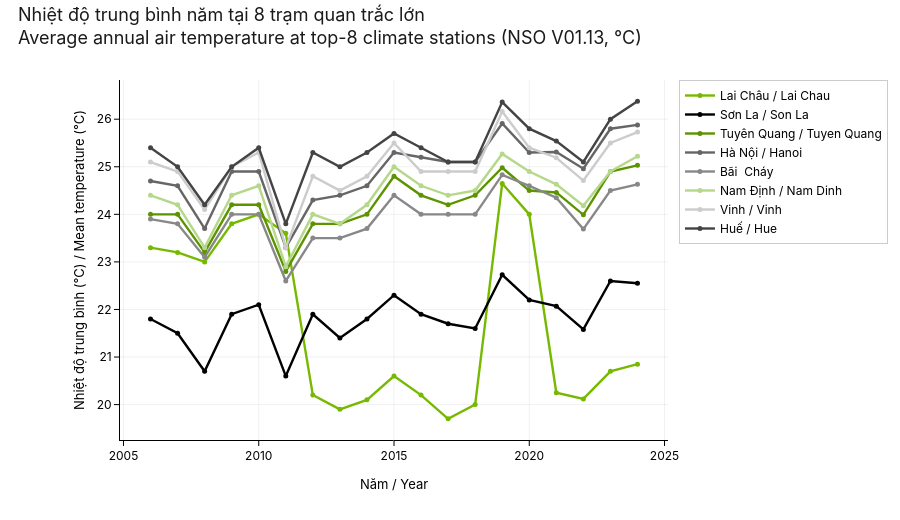

The code cell stored with this chart in its notebook:
### Code cell
'''Figure 06 — average annual temperature trend, top 8 stations (V01.13).'''
df = load_table('V01.13')
prov_col = 'Tỉnh, thành phố'
df = df.dropna(subset=['year', 'value'])
top_stations = df['Tỉnh, thành phố'].value_counts().head(8).index.tolist()
df = df[df[prov_col].isin(top_stations)]

fig06 = go.Figure()
palette = [NV_GREEN, NV_BLACK, NV_GREEN_DARK, NV_GREY,
            '#888888', NV_GREEN_SOFT, NV_LIGHT_GREY, '#444444']
for station, color in zip(top_stations, palette):
    sub = df[df[prov_col] == station].sort_values('year')
    fig06.add_trace(go.Scatter(
        x=sub['year'], y=sub['value'], mode='lines+markers',
        name=tr(station),
        line=dict(color=color, width=2.4), marker=dict(size=5),
    ))
fig06.update_layout(
    title=vi_en('Nhiệt độ trung bình năm tại 8 trạm quan trắc lớn',
                 'Average annual air temperature at top-8 climate stations') +
           ' (NSO V01.13, °C)',
    xaxis_title=vi_en('Năm', 'Year'),
    yaxis_title=vi_en('Nhiệt độ trung bình (°C)', 'Mean temperature (°C)'),
    height=520,
)
apply_nvidia_style(fig06)
save_figure(fig06, '06_temperature_trend', width=1200, height=520)
fig06.show()

### Figure 1 — Plotly figure (JSON) as saved in the notebook; plotly's stock layout.template omitted (floating-point values rounded to 4 significant figures)
{"data": [{"line": {"color": "#76B900", "width": 2.4}, "marker": {"size": 5}, "mode": "lines+markers", "name": "Lai Châu / Lai Chau", "type": "scatter", "x": [2006, 2007, 2008, 2009, 2010, 2011, 2012, 2013, 2014, 2015, 2016, 2017, 2018, 2019, 2020, 2021, 2022, 2023, 2024], "y": [23.3, 23.2, 23.0, 23.8, 24.0, 23.6, 20.2, 19.9, 20.1, 20.6, 20.2, 19.7, 20.0, 24.65, 24.0, 20.25, 20.12, 20.7, 20.85]}, {"line": {"color": "#000000", "width": 2.4}, "marker": {"size": 5}, "mode": "lines+markers", "name": "Sơn La / Son La", "type": "scatter", "x": [2006, 2007, 2008, 2009, 2010, 2011, 2012, 2013, 2014, 2015, 2016, 2017, 2018, 2019, 2020, 2021, 2022, 2023, 2024], "y": [21.8, 21.5, 20.7, 21.9, 22.1, 20.6, 21.9, 21.4, 21.8, 22.3, 21.9, 21.7, 21.6, 22.73, 22.2, 22.07, 21.58, 22.6, 22.55]}, {"line": {"color": "#5C9300", "width": 2.4}, "marker": {"size": 5}, "mode": "lines+markers", "name": "Tuyên Quang / Tuyen Quang", "type": "scatter", "x": [2006, 2007, 2008, 2009, 2010, 2011, 2012, 2013, 2014, 2015, 2016, 2017, 2018, 2019, 2020, 2021, 2022, 2023, 2024], "y": [24.0, 24.0, 23.2, 24.2, 24.2, 22.8, 23.8, 23.8, 24.0, 24.8, 24.4, 24.2, 24.4, 24.98, 24.5, 24.46, 23.99, 24.9, 25.03]}, {"line": {"color": "#666666", "width": 2.4}, "marker": {"size": 5}, "mode": "lines+markers", "name": "Hà Nội / Hanoi", "type": "scatter", "x": [2006, 2007, 2008, 2009, 2010, 2011, 2012, 2013, 2014, 2015, 2016, 2017, 2018, 2019, 2020, 2021, 2022, 2023, 2024], "y": [24.7, 24.6, 23.7, 24.9, 24.9, 23.3, 24.3, 24.4, 24.6, 25.3, 25.2, 25.1, 25.1, 25.91, 25.3, 25.31, 24.96, 25.8, 25.88]}, {"line": {"color": "#888888", "width": 2.4}, "marker": {"size": 5}, "mode": "lines+markers", "name": "Bãi  Cháy", "type": "scatter", "x": [2006, 2007, 2008, 2009, 2010, 2011, 2012, 2013, 2014, 2015, 2016, 2017, 2018, 2019, 2020, 2021, 2022, 2023, 2024], "y": [23.9, 23.8, 23.1, 24.0, 24.0, 22.6, 23.5, 23.5, 23.7, 24.4, 24.0, 24.0, 24.0, 24.83, 24.6, 24.35, 23.69, 24.5, 24.63]}, {"line": {"color": "#B5D88A", "width": 2.4}, "marker": {"size": 5}, "mode": "lines+markers", "name": "Nam Định / Nam Dinh", "type": "scatter", "x": [2006, 2007, 2008, 2009, 2010, 2011, 2012, 2013, 2014, 2015, 2016, 2017, 2018, 2019, 2020, 2021, 2022, 2023, 2024], "y": [24.4, 24.2, 23.3, 24.4, 24.6, 22.9, 24.0, 23.8, 24.2, 25.0, 24.6, 24.4, 24.5, 25.27, 24.9, 24.63, 24.18, 24.9, 25.22]}, {"line": {"color": "#CCCCCC", "width": 2.4}, "marker": {"size": 5}, "mode": "lines+markers", "name": "Vinh / Vinh", "type": "scatter", "x": [2006, 2007, 2008, 2009, 2010, 2011, 2012, 2013, 2014, 2015, 2016, 2017, 2018, 2019, 2020, 2021, 2022, 2023, 2024], "y": [25.1, 24.9, 24.1, 25.0, 25.3, 23.3, 24.8, 24.5, 24.8, 25.5, 24.9, 24.9, 24.9, 26.16, 25.4, 25.19, 24.71, 25.5, 25.73]}, {"line": {"color": "#444444", "width": 2.4}, "marker": {"size": 5}, "mode": "lines+markers", "name": "Huế / Hue", "type": "scatter", "x": [2006, 2007, 2008, 2009, 2010, 2011, 2012, 2013, 2014, 2015, 2016, 2017, 2018, 2019, 2020, 2021, 2022, 2023, 2024], "y": [25.4, 25.0, 24.2, 25.0, 25.4, 23.8, 25.3, 25.0, 25.3, 25.7, 25.4, 25.1, 25.1, 26.36, 25.8, 25.54, 25.1, 26.0, 26.38]}], "layout": {"colorway": ["#76B900", "#000000", "#888888", "#B5D88A", "#444444", "#CCCCCC"], "font": {"color": "#000000", "family": "NVIDIA Sans, NVIDIASans, NVIDIA, Inter, Helvetica Neue, Helvetica, Arial, sans-serif", "size": 13}, "height": 520, "hoverlabel": {"bgcolor": "#000000", "bordercolor": "#76B900", "font": {"color": "#FFFFFF", "family": "NVIDIA Sans, NVIDIASans, NVIDIA, Inter, Helvetica Neue, Helvetica, Arial, sans-serif", "size": 12}}, "legend": {"bgcolor": "rgba(255,255,255,0.92)", "bordercolor": "#CCCCCC", "borderwidth": 1, "font": {"color": "#000000", "family": "NVIDIA Sans, NVIDIASans, NVIDIA, Inter, Helvetica Neue, Helvetica, Arial, sans-serif", "size": 12}}, "margin": {"b": 80, "l": 120, "r": 80, "t": 80}, "paper_bgcolor": "#FFFFFF", "plot_bgcolor": "#FFFFFF", "title": {"font": {"color": "#1A1A1A", "family": "NVIDIA Sans, NVIDIASans, NVIDIA, Inter, Helvetica Neue, Helvetica, Arial, sans-serif", "size": 18}, "text": "Nhiệt độ trung bình năm tại 8 trạm quan trắc lớn<br>Average annual air temperature at top-8 climate stations (NSO V01.13, °C)", "x": 0.02, "xanchor": "left", "y": 0.96}, "xaxis": {"automargin": true, "gridcolor": "rgba(0,0,0,0.06)", "linecolor": "#000000", "linewidth": 1, "mirror": false, "showgrid": true, "showline": true, "tickcolor": "#000000", "tickfont": {"color": "#000000", "family": "NVIDIA Sans, NVIDIASans, NVIDIA, Inter, Helvetica Neue, Helvetica, Arial, sans-serif", "size": 12}, "ticks": "outside", "title": {"font": {"color": "#000000", "family": "NVIDIA Sans, NVIDIASans, NVIDIA, Inter, Helvetica Neue, Helvetica, Arial, sans-serif", "size": 13}, "text": "Năm / Year"}, "zeroline": true, "zerolinecolor": "#CCCCCC"}, "yaxis": {"automargin": true, "gridcolor": "rgba(0,0,0,0.06)", "linecolor": "#000000", "linewidth": 1, "mirror": false, "showgrid": true, "showline": true, "tickcolor": "#000000", "tickfont": {"color": "#000000", "family": "NVIDIA Sans, NVIDIASans, NVIDIA, Inter, Helvetica Neue, Helvetica, Arial, sans-serif", "size": 12}, "ticks": "outside", "title": {"font": {"color": "#000000", "family": "NVIDIA Sans, NVIDIASans, NVIDIA, Inter, Helvetica Neue, Helvetica, Arial, sans-serif", "size": 13}, "text": "Nhiệt độ trung bình (°C) / Mean temperature (°C)"}, "zeroline": true, "zerolinecolor": "#CCCCCC"}}}
